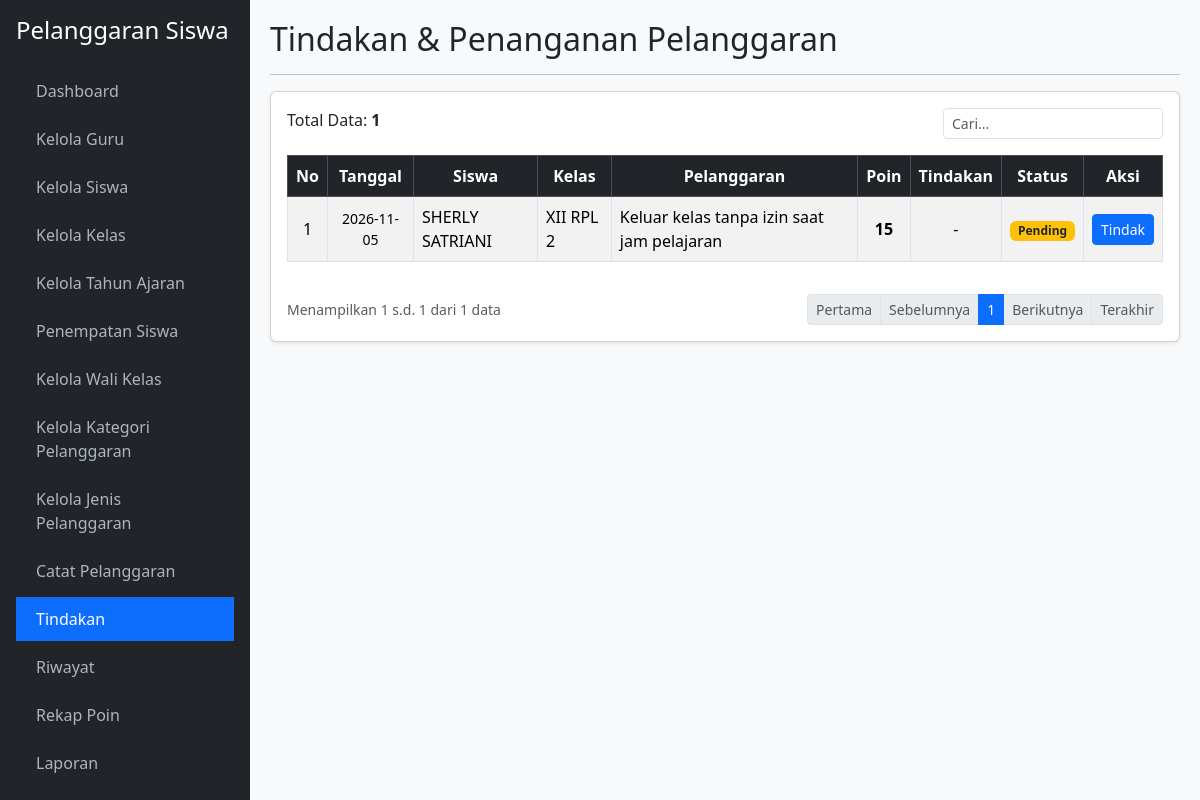
The app's page /tindakan.php (signed in), older data.
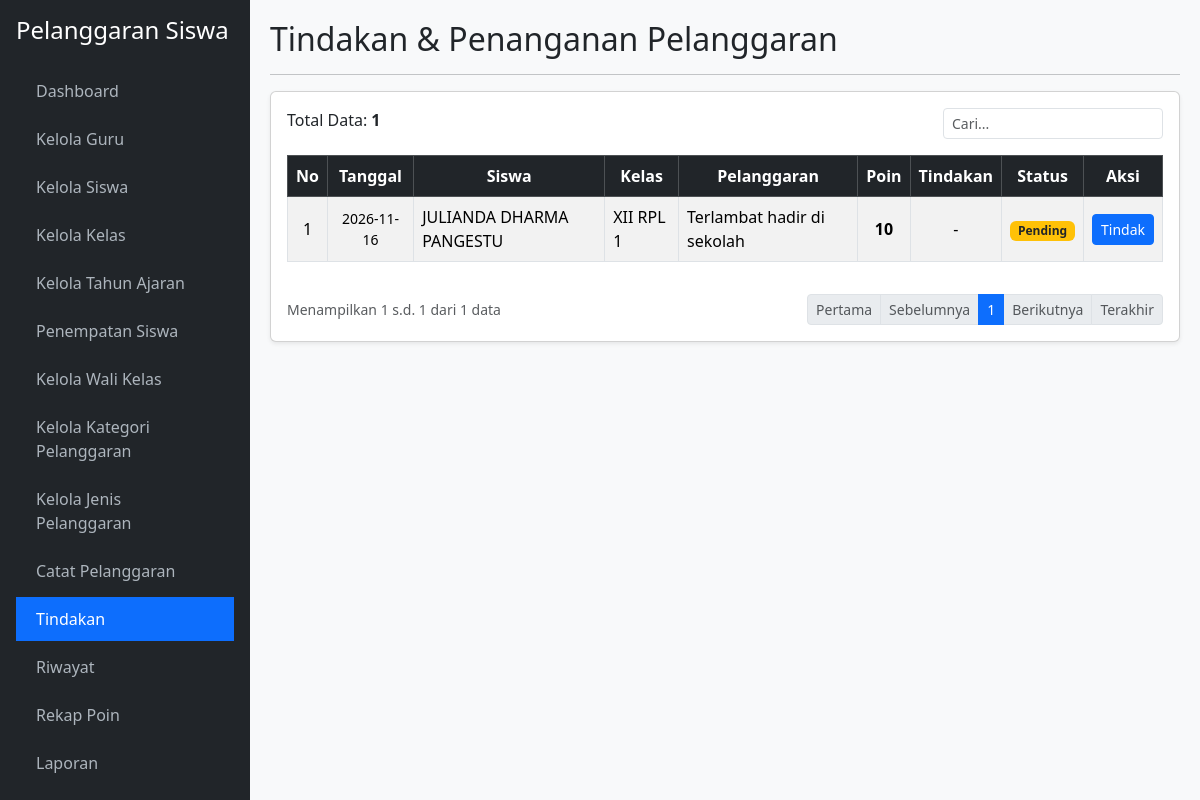
The same page, newer data.
### tables this page shows
CREATE TABLE `t_pelanggaran_siswa` (
  `id` int(11) NOT NULL,
  `tahun_ajaran_id` int(11) NOT NULL,
  `siswa_id` int(11) NOT NULL,
  `nama_siswa` varchar(150) DEFAULT NULL,
  `kelas_id` int(11) NOT NULL,
  `nama_kelas` varchar(100) DEFAULT NULL,
  `pelanggaran_id` int(11) NOT NULL,
  `nama_pelanggaran` varchar(150) DEFAULT NULL,
  `pelanggaran_kategori_id` int(11) NOT NULL,
  `guru_id` int(11) NOT NULL,
  `nama_guru` varchar(150) DEFAULT NULL,
  `tanggal` date NOT NULL,
  `keterangan` text DEFAULT NULL,
  `poin` int(11) DEFAULT NULL,
  `tindakan` text DEFAULT NULL,
  `status` varchar(30) DEFAULT NULL,
  `created_at` timestamp NULL DEFAULT NULL,
  `updated_at` timestamp NULL DEFAULT NULL
);

### tindakan.php (the view, shortened to what the changed rows need)
<?php
require_once 'koneksi.php';
$edit = isset($_GET['tindak']) ? mysqli_fetch_assoc(mysqli_query($koneksi, "SELECT * FROM t_pelanggaran_siswa WHERE id='{$_GET['tindak']}'")) : null;
$limit = 10;
$h = max(1, (int)($_GET['halaman'] ?? 1));
$offset = ($h - 1) * $limit;
$cari = mysqli_real_escape_string($koneksi, $_GET['cari'] ?? '');
$where_arr = ["status != 'Selesai'"];
$where = "WHERE " . implode(' AND ', $where_arr);
$total = mysqli_num_rows(mysqli_query($koneksi, "SELECT id FROM t_pelanggaran_siswa $where"));
$pages = ceil($total / $limit) ?: 1;
$data = mysqli_query($koneksi, "SELECT * FROM t_pelanggaran_siswa $where ORDER BY tanggal DESC, id DESC LIMIT $offset, $limit");
$no = $offset + 1;
?>
<!DOCTYPE html>
<html lang="id">
<head>
    <link href="https://cdn.jsdelivr.net/npm/bootstrap@5.3.2/dist/css/bootstrap.min.css" rel="stylesheet">
</head>
<body>
    <div class="main-content">
        <?php if ($edit): ?>
            <div class="d-flex justify-content-between align-items-center mb-3">
                <h2>Form Tindakan Siswa</h2>
                <a href="tindakan.php" class="btn btn-secondary btn-sm">&larr; Kembali</a>
            </div>
            <hr>
            <div class="card shadow-sm"><div class="card-body">
                <form method="POST">
                    <input type="hidden" name="id" value="<?= $edit['id']; ?>">
                    <div class="mb-3">
                        <label class="form-label fw-bold">Siswa & Kelas:</label>
                        <input type="text" class="form-control" value="<?= htmlspecialchars($edit['nama_siswa'] . ' (' . $edit['nama_kelas'] . ')'); ?>" disabled>
                    </div>
                    <div class="mb-3">
                        <label class="form-label fw-bold">Pelanggaran & Poin:</label>
                        <input type="text" class="form-control" value="<?= htmlspecialchars($edit['nama_pelanggaran'] . ' [Poin: ' . $edit['poin'] . ']'); ?>" disabled>
                    </div>
                    <div class="mb-3">
                        <label class="form-label fw-bold">Bentuk Tindakan:</label>
                        <input type="text" name="tindakan" id="tindakanTxt" class="form-control" value="<?= htmlspecialchars($edit['tindakan'] ?? 'Peringatan lisan dan teguran'); ?>" required>
                        <div class="mt-2">
                            <small class="text-muted">Cepat:</small>
                            <button type="button" class="btn btn-sm btn-outline-secondary py-0" onclick="document.getElementById('tindakanTxt').value='Peringatan lisan dan teguran'">Lisan</button>
                            <button type="button" class="btn btn-sm btn-outline-secondary py-0" onclick="document.getElementById('tindakanTxt').value='Pemanggilan orang tua'">Ortu</button>
                            <button type="button" class="btn btn-sm btn-outline-secondary py-0" onclick="document.getElementById('tindakanTxt').value='Surat peringatan'">SP</button>
                        </div>
                    </div>
                    <div class="mb-3">
                        <label class="form-label fw-bold">Status:</label>
                        <select name="status" class="form-control" required>
                            <option value="Selesai">Selesai (Pindah ke Riwayat)</option>
                            <option value="Diproses" selected>Diproses</option>
                        </select>
                    </div>
                    <div class="d-flex justify-content-end">
                        <a href="tindakan.php" class="btn btn-secondary me-2">Batal</a>
                        <button type="submit" name="simpan" class="btn btn-primary">Simpan</button>
                    </div>
                </form>
            </div></div>
        <?php else: ?>
            <h2>Tindakan & Penanganan Pelanggaran</h2>
            <div class="card shadow-sm"><div class="card-body">
                <div class="table-responsive">
                    <table class="table table-bordered table-striped align-middle">
                        <thead class="table-dark text-center">
                            <tr><th>No</th><th>Tanggal</th><th>Siswa</th><th>Kelas</th><th>Pelanggaran</th><th>Poin</th><th>Tindakan</th><th>Status</th><th>Aksi</th></tr>
                        </thead>
                        <tbody>
                            <?php if ($data && mysqli_num_rows($data) > 0): while($r = mysqli_fetch_assoc($data)): ?>
                            <tr>
                                <td class="text-center"><?= $no++; ?></td>
                                <td class="text-center small"><?= htmlspecialchars($r['tanggal']); ?></td>
                                <td><?= htmlspecialchars($r['nama_siswa']); ?></td>
                                <td><?= htmlspecialchars($r['nama_kelas']); ?></td>
                                <td><?= htmlspecialchars($r['nama_pelanggaran']); ?></td>
                                <td class="text-center"><strong><?= $r['poin']; ?></strong></td>
                                <td class="text-center"><?= htmlspecialchars($r['tindakan'] ?? '-'); ?></td>
                                <td class="text-center"><span class="badge bg-warning text-dark"><?= htmlspecialchars($r['status']); ?></span></td>
                                <td class="text-center">
                                    <a href="?tindak=<?= $r['id']; ?>" class="btn btn-sm btn-primary">Tindak</a>
                                </td>
                            </tr>
                            <?php endwhile; else: ?>
                            <tr><td colspan="9" class="text-center text-muted">Tidak ada data tindakan yang perlu diproses.</td></tr>
                            <?php endif; ?>
                        </tbody>
                    </table>
                </div>
                <div class="d-flex justify-content-between align-items-center mt-3">
                    <ul class="pagination pagination-sm mb-0">
                        <?php for($i=1; $i<=$pages; $i++): ?>
                            <li class="page-item <?= $h == $i ? 'active' : ''; ?>"><a class="page-link" href="?halaman=<?= $i; ?>&cari=<?= $cari; ?>"><?= $i; ?></a></li>
                        <?php endfor; ?>
                    </ul>
                </div>
            </div></div>
        <?php endif; ?>
    </div>
</body>
</html>

Row changes from the older to the newer data that the page shows:
no longer on this page (row edited): t_pelanggaran_siswa: tanggal "2026-11-05", nama_siswa "SHERLY SATRIANI", nama_kelas "XII RPL 2", nama_pelanggaran "Keluar kelas tanpa izin saat jam pelajaran", poin "15", tindakan "-", status "Pending"
added t_pelanggaran_siswa: tanggal "2026-11-16", nama_siswa "JULIANDA DHARMA PANGESTU", nama_kelas "XII RPL 1", nama_pelanggaran "Terlambat hadir di sekolah", poin "10", tindakan "-", status "Pending"
